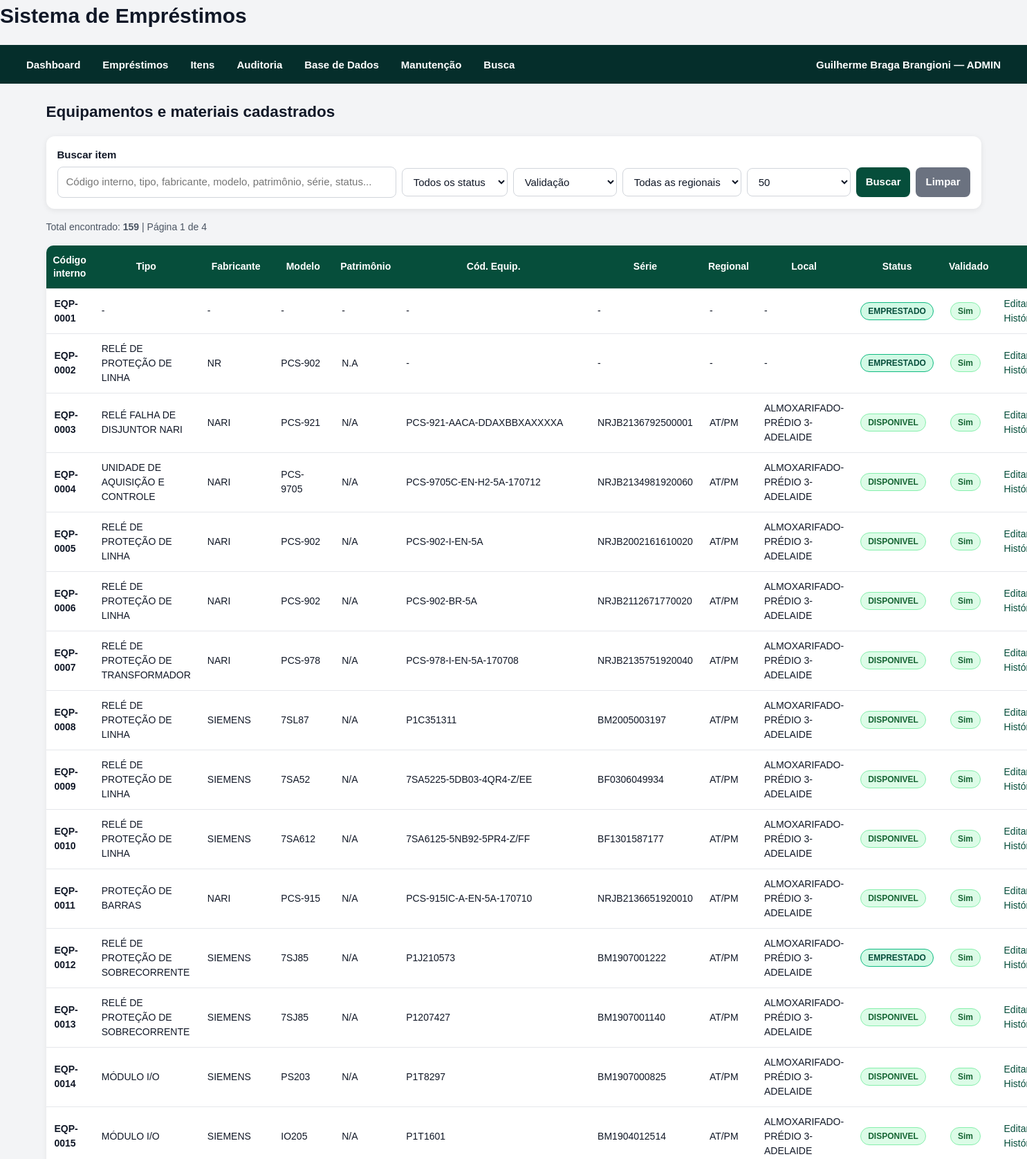
Screenshot of /itens/ (signed in, upper part) with the database file from the repository.
### models/system_user.py (models this page shows, shortened)
class SystemUser(db.Model):
    __tablename__ = "system_users"
    id = db.Column(db.Integer, primary_key=True)
    nome = db.Column(db.String(255), nullable=False)
    email = db.Column(db.String(255), nullable=False, unique=True, index=True)
    password_hash = db.Column(db.String(255), nullable=False)
    role = db.Column(db.String(50), nullable=False, default="CONSULTA")
    active = db.Column(db.Boolean, default=True)
    matricula = db.Column(db.String(20))
    telefone = db.Column(db.String(20))
    gerencia = db.Column(db.String(10))
    regional = db.Column(db.String(20))
    equipe = db.Column(db.String(255))
    must_change_password = db.Column(
        db.Boolean,
        nullable=False,
        default=False,
    )
    temporary_password_generated_at = db.Column(db.DateTime)
    password_changed_at = db.Column(db.DateTime)
    last_login_at = db.Column(db.DateTime)
    created_at = db.Column(db.DateTime, default=datetime.utcnow)
    updated_at = db.Column(
        db.DateTime,
        default=datetime.utcnow,
        onupdate=datetime.utcnow,
    )

### models/equipment.py (models this page shows)
class Equipment(db.Model):
    __tablename__ = "equipments"
    id = db.Column(db.Integer, primary_key=True)
    codigo_interno = db.Column(db.String(100), unique=True, index=True)
    nome = db.Column(db.String(255), nullable=False)
    nome_normalizado = db.Column(db.String(255), nullable=False, index=True)
    fabricante = db.Column(db.String(255))
    modelo = db.Column(db.String(255))
    tipo_equipamento = db.Column(db.String(255))
    patrimonio = db.Column(db.String(255), index=True)
    codigo_equipamento = db.Column(db.String(255), index=True)
    serial = db.Column(db.String(255), index=True)
    categoria = db.Column(db.String(255))
    status = db.Column(db.String(50), default="DISPONIVEL", index=True)
    status_planilha = db.Column(db.String(255))
    regional = db.Column(db.String(255))
    data_inventario = db.Column(db.DateTime)
    local_armazenagem = db.Column(db.String(255))
    subestacao_origem = db.Column(db.String(255))
    emprestado_para_planilha = db.Column(db.String(255))
    data_emprestimo_planilha = db.Column(db.DateTime)
    validado = db.Column(db.Boolean, default=False)
    observacoes = db.Column(db.Text)
    created_at = db.Column(db.DateTime, default=datetime.utcnow)
    updated_at = db.Column(
        db.DateTime,
        default=datetime.utcnow,
        onupdate=datetime.utcnow,
    )
    loan_items = db.relationship("LoanItem", back_populates="equipment")

### routes/equipment_routes.py (the view, shortened to what this page needs)
@equipment_bp.route("/")
def list_items():
    search_text = request.args.get("q", "").strip()
    status_filter = request.args.get("status", "").strip()
    validado_filter = request.args.get("validado", "").strip()
    regional_filter = request.args.get("regional", "").strip()
    page = request.args.get("page", 1, type=int)
    per_page = request.args.get("per_page", 50, type=int)
    if per_page not in [25, 50, 100]:
        per_page = 50
    query = Equipment.query
    if status_filter:
        query = query.filter(Equipment.status == status_filter)
    if validado_filter == "SIM":
        query = query.filter(Equipment.validado.is_(True))
    elif validado_filter == "NAO":
        query = query.filter(Equipment.validado.is_(False))
    if regional_filter:
        query = query.filter(Equipment.regional == regional_filter)
    pagination = query.order_by(
        Equipment.codigo_interno.asc(),
        Equipment.tipo_equipamento.asc(),
        Equipment.fabricante.asc(),
        Equipment.modelo.asc(),
    ).paginate(
        page=page,
        per_page=per_page,
        error_out=False,
    )
    equipments = pagination.items
    regionais = [
        row[0] for row in (
            db.session.query(Equipment.regional)
            .filter(Equipment.regional.isnot(None))
            .distinct()
            .order_by(Equipment.regional.asc())
            .all()
        )
        if row[0]
    ]
    return render_template(
        "equipment_list.html",
        equipments=equipments,
        pagination=pagination,
        search_text=search_text,
        status_filter=status_filter,
        validado_filter=validado_filter,
        regional_filter=regional_filter,
        regionais=regionais,
        per_page=per_page,
        status_options=[status.value for status in EquipmentStatus],
    )

### services/approval_service.py (called while the page is built, shortened)
    @staticmethod
    def count_pending_for_current_user() -> int:
        current_user = AuthService.get_current_user()
        if not current_user:
            return 0
        query = (
            Loan.query
            .join(Approver, Loan.approver_id == Approver.id)
            .filter(Loan.status == LoanStatus.PENDENTE_APROVACAO.value)
        )
        if current_user.role == UserRole.ADMIN.value:
            return query.count()

### services/auth_service.py (called while the page is built)
    @staticmethod
    def count_users() -> int:
        return SystemUser.query.count()

    @staticmethod
    def get_current_user() -> SystemUser | None:
        user_id = session.get(AuthService.SESSION_USER_ID_KEY)
        if not user_id:
            return None
        user = db.session.get(SystemUser, user_id)
        if not user or not user.active:
            AuthService.logout_user()
            return None
        return user

### utils/status_ui.py (called while the page is built)
def normalize_status(status: str) -> str:
    return str(status or "").strip().upper()

def format_status_label(status: str) -> str:
    text = normalize_status(status)
    if not text:
        return "-"
    replacements = {
        "PENDENTE_APROVACAO": "PENDENTE APROVAÇÃO",
        "PARCIALMENTE_DEVOLVIDO": "PARCIALMENTE DEVOLVIDO",
        "DEVOLUCAO_ITEM": "DEVOLUÇÃO ITEM",
        "DEVOLUCAO_TOTAL": "DEVOLUÇÃO TOTAL",
        "REJEICAO": "REJEIÇÃO",
        "APROVACAO": "APROVAÇÃO",
        "VALIDACAO": "VALIDAÇÃO",
    }
    return replacements.get(text, text.replace("_", " "))

### templates/equipment_list.html (shortened to what this page needs)
{% extends "base.html" %}
{% block content %}
<h2>Equipamentos e materiais cadastrados</h2>
<form method="get" action="{{ url_for('equipment_bp.list_items') }}" class="search-form">
    <label for="q">Buscar item</label>
    <div class="search-row">
        <input
            type="text"
            id="q"
            name="q"
            value="{{ search_text or '' }}"
            placeholder="Código interno, tipo, fabricante, modelo, patrimônio, série, status..."
        >
        <select name="status">
            <option value="">Todos os status</option>
        </select>
        <select name="validado">
            <option value="">Validação</option>
        </select>
        <select name="regional">
            <option value="">Todas as regionais</option>
        </select>
        <select name="per_page">
            <option value="50" {% if per_page == 50 %}selected{% endif %}>50</option>
        </select>
        <button type="submit">Buscar</button>
        <a class="button secondary" href="{{ url_for('equipment_bp.list_items') }}">
            Limpar
        </a>
    </div>
</form>
<p class="hint">
    Total encontrado: <strong>{{ pagination.total }}</strong>
    | Página {{ pagination.page }} de {{ pagination.pages or 1 }}
</p>
<table>
    <thead>
        <tr>
            <th>Código interno</th>
            <th>Tipo</th>
            <th>Fabricante</th>
            <th>Modelo</th>
            <th>Patrimônio</th>
            <th>Cód. Equip.</th>
            <th>Série</th>
            <th>Regional</th>
            <th>Local</th>
            <th>Status</th>
            <th>Validado</th>
            <th></th>
        </tr>
    </thead>
    <tbody>
        {% if equipments %}
            {% for item in equipments %}
            <tr>
                <td><strong>{{ item.codigo_interno }}</strong></td>
                <td>{{ item.tipo_equipamento or "-" }}</td>
                <td>{{ item.fabricante or "-" }}</td>
                <td>{{ item.modelo or "-" }}</td>
                <td>{{ item.patrimonio or "-" }}</td>
                <td>{{ item.codigo_equipamento or "-" }}</td>
                <td>{{ item.serial or "-" }}</td>
                <td>{{ item.regional or "-" }}</td>
                <td>{{ item.local_armazenagem or "-" }}</td>
                <td>
                    <span class="status-badge {{ status_badge_class(item.status) }}">
                        {{ format_status_label(item.status) }}
                    </span>
                </td>
                <td>
                    {% if item.validado %}
                        <span class="status-badge status-success">Sim</span>
                    {% else %}
                        <span class="status-badge status-warning">Não</span>
                    {% endif %}
                </td>
                <td>
                    <a href="{{ url_for('equipment_bp.edit_item', equipment_id=item.id) }}">
                        Editar
                    </a>
                    <a href="{{ url_for('equipment_bp.item_history', equipment_id=item.id) }}">
                        Histórico
                    </a>
                </td>
            </tr>
            {% endfor %}
        {% else %}
            <tr>
                <td colspan="12">Nenhum item encontrado.</td>
            </tr>
        {% endif %}
    </tbody>
</table>
{% endblock %}

### templates/base.html (shortened to what this page needs)
<!DOCTYPE html>
<html lang="pt-BR">
<head>
    <link rel="stylesheet" href="{{ url_for('static', filename='style.css') }}">
</head>
<body>
    <header class="topbar">
        <h1>Sistema de Empréstimos</h1>
        <nav class="navbar">
            <div class="nav-left">
                <a class="nav-link" href="{{ url_for('main_bp.dashboard') }}">
                    Dashboard
                </a>
                {% if current_user %}
                    {% if current_user.role in ["ADMIN", "OPERADOR", "CONSULTA"] %}
                    <div class="nav-item dropdown">
                        <button class="nav-drop-button" type="button">
                            Empréstimos
                        </button>
                    </div>
                    {% endif %}
                    {% if current_user.role in ["ADMIN", "OPERADOR", "CONSULTA"] %}
                    <div class="nav-item dropdown">
                        <button class="nav-drop-button" type="button">
                            Itens
                        </button>
                    </div>
                    {% endif %}
                    {% if current_user.role in ["ADMIN", "OPERADOR"] %}
                    <div class="nav-item dropdown">
                        <button class="nav-drop-button" type="button">
                            Auditoria
                        </button>
                    </div>
                    {% endif %}
                    {% if current_user.role in ["ADMIN", "OPERADOR"] %}
                    <div class="nav-item dropdown">
                        <button class="nav-drop-button" type="button">
                            Base de Dados
                        </button>
                    </div>
                    {% endif %}
                    {% if current_user.role == "ADMIN" %}
                    <div class="nav-item dropdown">
                        <button class="nav-drop-button" type="button">
                            Manutenção
                        </button>
                    </div>
                    {% endif %}
                    <a class="nav-link" href="{{ url_for('search_bp.global_search') }}">
                        Busca
                    </a>
                {% endif %}
            </div>
            <div class="nav-right">
                {% if current_user %}
                    <div class="nav-item dropdown user-menu">
                        <button class="nav-drop-button" type="button">
                            {{ current_user.nome }} — {{ current_user.role }}
                        </button>
                    </div>
                {% else %}
                    <a class="nav-link" href="{{ url_for('auth_bp.login') }}">
                        Entrar
                    </a>
                {% endif %}
            </div>
        </nav>
    </header>
    <main class="container">
        {% block content %}{% endblock %}
    </main>
</body>
</html>

### static/style.css (style rules this page uses)
* { box-sizing: border-box; }
body { margin: 0; padding: 0; font-family: Arial, Helvetica, sans-serif; font-size: 15px; line-height: 1.5; background: #f3f4f6; color: #111827; }
h1, h2, h3, h4 { margin-top: 0; color: #111827; }
h2 { margin-bottom: 18px; }
a { color: #2563eb; text-decoration: none; }
main, .container { max-width: 1400px; margin: 0 auto; padding: 24px; }
.navbar { background: #1f2937; color: white; display: flex; justify-content: space-between; align-items: center; gap: 16px; padding: 0 24px; min-height: 56px; position: relative; z-index: 1000; }
.navbar * { box-sizing: border-box; }
.nav-left, .nav-right { display: flex; align-items: center; gap: 4px; }
.nav-item { position: relative; display: flex; align-items: center; }
.nav-link, .nav-drop-button { height: 56px; display: flex; align-items: center; justify-content: center; padding: 0 14px; margin: 0; color: white; background: transparent; border: none; font-family: inherit; font-size: 15px; font-weight: 600; line-height: 1; text-decoration: none; cursor: pointer; white-space: nowrap; }
.user-menu .nav-drop-button { max-width: 380px; overflow: hidden; text-overflow: ellipsis; }
.hint { color: #4b5563; font-size: 14px; margin: 8px 0 16px; }
form { margin: 0; }
label { display: block; font-weight: 600; margin-top: 12px; margin-bottom: 6px; color: #111827; }
input, select, textarea { width: 100%; padding: 10px 12px; border: 1px solid #d1d5db; border-radius: 8px; font: inherit; background: white; color: #111827; }
button, .button { display: inline-flex; align-items: center; justify-content: center; min-height: 40px; padding: 10px 14px; border: none; border-radius: 8px; background: #2563eb; color: white; font: inherit; font-weight: 600; text-decoration: none; cursor: pointer; }
.button.secondary, button.secondary { background: #6b7280; }
.search-form { background: white; padding: 16px; border-radius: 12px; margin-bottom: 16px; box-shadow: 0 2px 8px rgba(0, 0, 0, 0.08); }
.search-form label { margin-top: 0; }
.search-row { display: flex; gap: 8px; align-items: center; flex-wrap: wrap; }
.search-row input { flex: 1; min-width: 260px; }
.search-row select { width: auto; min-width: 150px; }
.search-row button, .search-row .button { white-space: nowrap; }
table { width: 100%; border-collapse: collapse; background: white; border-radius: 10px; overflow: hidden; margin-bottom: 20px; box-shadow: 0 2px 8px rgba(0, 0, 0, 0.06); }
thead { background: #111827; color: white; }
th, td { padding: 11px 12px; border-bottom: 1px solid #e5e7eb; text-align: left; vertical-align: top; }
th { font-weight: 700; font-size: 14px; }
td { font-size: 14px; }
table td { vertical-align: middle; }
table td:last-child { vertical-align: middle; }
:root { --primary-green: #064e3b; --primary-green-hover: #065f46; --primary-green-light: #d1fae5; --primary-green-border: #10b981; --primary-green-text: #064e3b; }
a { color: var(--primary-green); }
button, .button { background: var(--primary-green); color: white; }
thead { background: var(--primary-green); color: white; }
.navbar { background: #052e2b; }
.status-badge { display: inline-flex; align-items: center; justify-content: center; min-height: 26px; padding: 4px 10px; border-radius: 999px; border: 1px solid transparent; font-size: 12px; font-weight: 700; line-height: 1; white-space: nowrap; }
.status-success { background: #dcfce7; color: #166534; border-color: #86efac; }
.status-info { background: #d1fae5; color: #064e3b; border-color: #10b981; }
table thead th { text-align: center !important; vertical-align: middle !important; height: 48px; padding: 12px 10px; white-space: normal; line-height: 1.35; }

### rows the page displays
SystemUser: nome "Guilherme Braga Brangioni", role "ADMIN"
Equipment: codigo_interno "EQP-0001", tipo_equipamento "-", fabricante "-", modelo "-", patrimonio "-", codigo_equipamento "-", serial "-", regional "-", local_armazenagem "-", status "EMPRESTADO", validado "Sim"
Equipment: codigo_interno "EQP-0002", tipo_equipamento "RELÉ DE PROTEÇÃO DE LINHA", fabricante "NR", modelo "PCS-902", patrimonio "N.A", codigo_equipamento "-", serial "-", regional "-", local_armazenagem "-", status "EMPRESTADO", validado "Sim"
Equipment: codigo_interno "EQP-0003", tipo_equipamento "RELÉ FALHA DE DISJUNTOR NARI", fabricante "NARI", modelo "PCS-921", patrimonio "N/A", codigo_equipamento "PCS-921-AACA-DDAXBBXAXXXXA", serial "NRJB2136792500001", regional "AT/PM", local_armazenagem "ALMOXARIFADO-PRÉDIO 3-ADELAIDE", status "DISPONIVEL", validado "Sim"
Equipment: codigo_interno "EQP-0004", tipo_equipamento "UNIDADE DE AQUISIÇÃO E CONTROLE", fabricante "NARI", modelo "PCS-9705", patrimonio "N/A", codigo_equipamento "PCS-9705C-EN-H2-5A-170712", serial "NRJB2134981920060", regional "AT/PM", local_armazenagem "ALMOXARIFADO-PRÉDIO 3-ADELAIDE", status "DISPONIVEL", validado "Sim"
Equipment: codigo_interno "EQP-0005", tipo_equipamento "RELÉ DE PROTEÇÃO DE LINHA", fabricante "NARI", modelo "PCS-902", patrimonio "N/A", codigo_equipamento "PCS-902-I-EN-5A", serial "NRJB2002161610020", regional "AT/PM", local_armazenagem "ALMOXARIFADO-PRÉDIO 3-ADELAIDE", status "DISPONIVEL", validado "Sim"
Equipment: codigo_interno "EQP-0006", tipo_equipamento "RELÉ DE PROTEÇÃO DE LINHA", fabricante "NARI", modelo "PCS-902", patrimonio "N/A", codigo_equipamento "PCS-902-BR-5A", serial "NRJB2112671770020", regional "AT/PM", local_armazenagem "ALMOXARIFADO-PRÉDIO 3-ADELAIDE", status "DISPONIVEL", validado "Sim"
Equipment: codigo_interno "EQP-0007", tipo_equipamento "RELÉ DE PROTEÇÃO DE TRANSFORMADOR", fabricante "NARI", modelo "PCS-978", patrimonio "N/A", codigo_equipamento "PCS-978-I-EN-5A-170708", serial "NRJB2135751920040", regional "AT/PM", local_armazenagem "ALMOXARIFADO-PRÉDIO 3-ADELAIDE", status "DISPONIVEL", validado "Sim"
Equipment: codigo_interno "EQP-0008", tipo_equipamento "RELÉ DE PROTEÇÃO DE LINHA", fabricante "SIEMENS", modelo "7SL87", patrimonio "N/A", codigo_equipamento "P1C351311", serial "BM2005003197", regional "AT/PM", local_armazenagem "ALMOXARIFADO-PRÉDIO 3-ADELAIDE", status "DISPONIVEL", validado "Sim"
Equipment: codigo_interno "EQP-0009", tipo_equipamento "RELÉ DE PROTEÇÃO DE LINHA", fabricante "SIEMENS", modelo "7SA52", patrimonio "N/A", codigo_equipamento "7SA5225-5DB03-4QR4-Z/EE", serial "BF0306049934", regional "AT/PM", local_armazenagem "ALMOXARIFADO-PRÉDIO 3-ADELAIDE", status "DISPONIVEL", validado "Sim"
Equipment: codigo_interno "EQP-0010", tipo_equipamento "RELÉ DE PROTEÇÃO DE LINHA", fabricante "SIEMENS", modelo "7SA612", patrimonio "N/A", codigo_equipamento "7SA6125-5NB92-5PR4-Z/FF", serial "BF1301587177", regional "AT/PM", local_armazenagem "ALMOXARIFADO-PRÉDIO 3-ADELAIDE", status "DISPONIVEL", validado "Sim"
Equipment: codigo_interno "EQP-0011", tipo_equipamento "PROTEÇÃO DE BARRAS", fabricante "NARI", modelo "PCS-915", patrimonio "N/A", codigo_equipamento "PCS-915IC-A-EN-5A-170710", serial "NRJB2136651920010", regional "AT/PM", local_armazenagem "ALMOXARIFADO-PRÉDIO 3-ADELAIDE", status "DISPONIVEL", validado "Sim"
Equipment: codigo_interno "EQP-0012", tipo_equipamento "RELÉ DE PROTEÇÃO DE SOBRECORRENTE", fabricante "SIEMENS", modelo "7SJ85", patrimonio "N/A", codigo_equipamento "P1J210573", serial "BM1907001222", regional "AT/PM", local_armazenagem "ALMOXARIFADO-PRÉDIO 3-ADELAIDE", status "EMPRESTADO", validado "Sim"
Equipment: codigo_interno "EQP-0013", tipo_equipamento "RELÉ DE PROTEÇÃO DE SOBRECORRENTE", fabricante "SIEMENS", modelo "7SJ85", patrimonio "N/A", codigo_equipamento "P1207427", serial "BM1907001140", regional "AT/PM", local_armazenagem "ALMOXARIFADO-PRÉDIO 3-ADELAIDE", status "DISPONIVEL", validado "Sim"
Equipment: codigo_interno "EQP-0014", tipo_equipamento "MÓDULO I/O", fabricante "SIEMENS", modelo "PS203", patrimonio "N/A", codigo_equipamento "P1T8297", serial "BM1907000825", regional "AT/PM", local_armazenagem "ALMOXARIFADO-PRÉDIO 3-ADELAIDE", status "DISPONIVEL", validado "Sim"
Equipment: codigo_interno "EQP-0015", tipo_equipamento "MÓDULO I/O", fabricante "SIEMENS", modelo "IO205", patrimonio "N/A", codigo_equipamento "P1T1601", serial "BM1904012514", regional "AT/PM", local_armazenagem "ALMOXARIFADO-PRÉDIO 3-ADELAIDE", status "DISPONIVEL", validado "Sim"

### other values shown
{{ pagination.total }} "159"
{{ pagination.page }} "1"
{{ pagination.pages or 1 }} "4"
